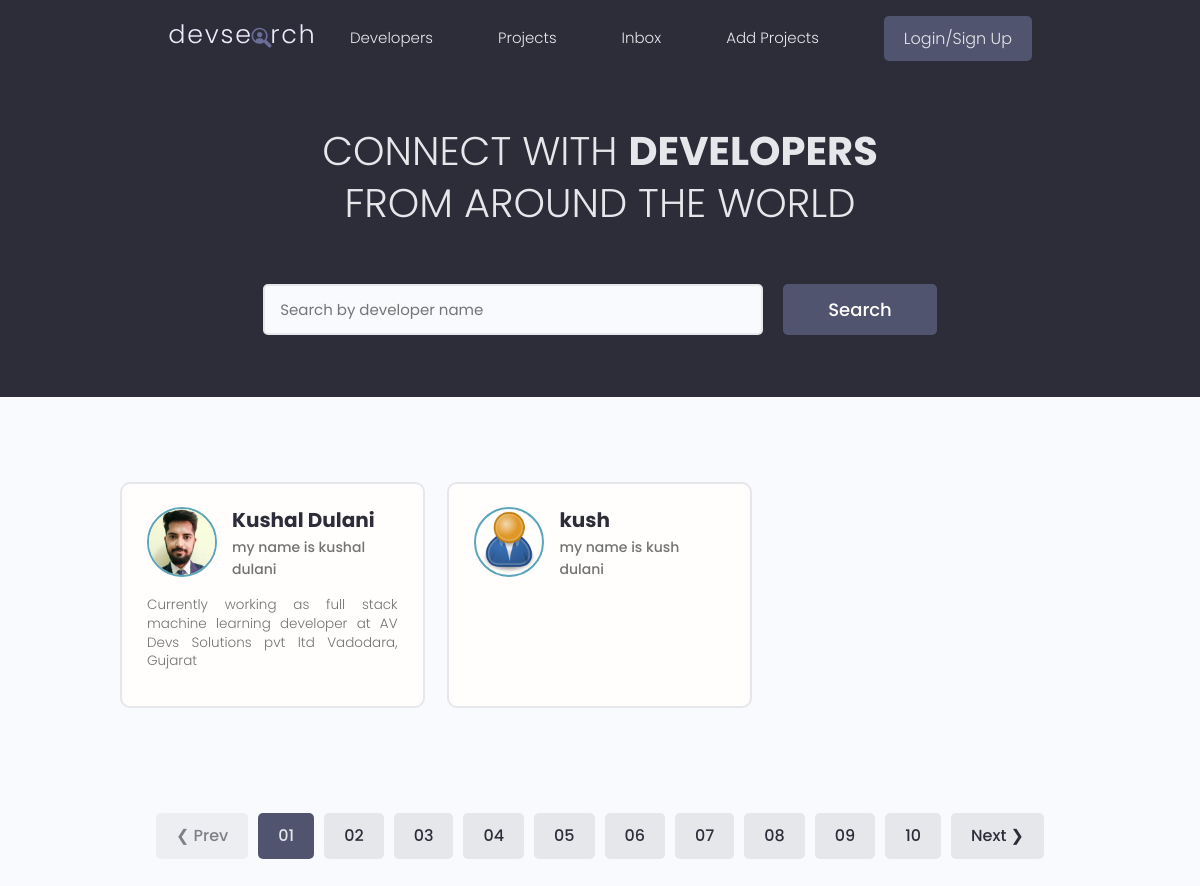
Before: / with the older database file.
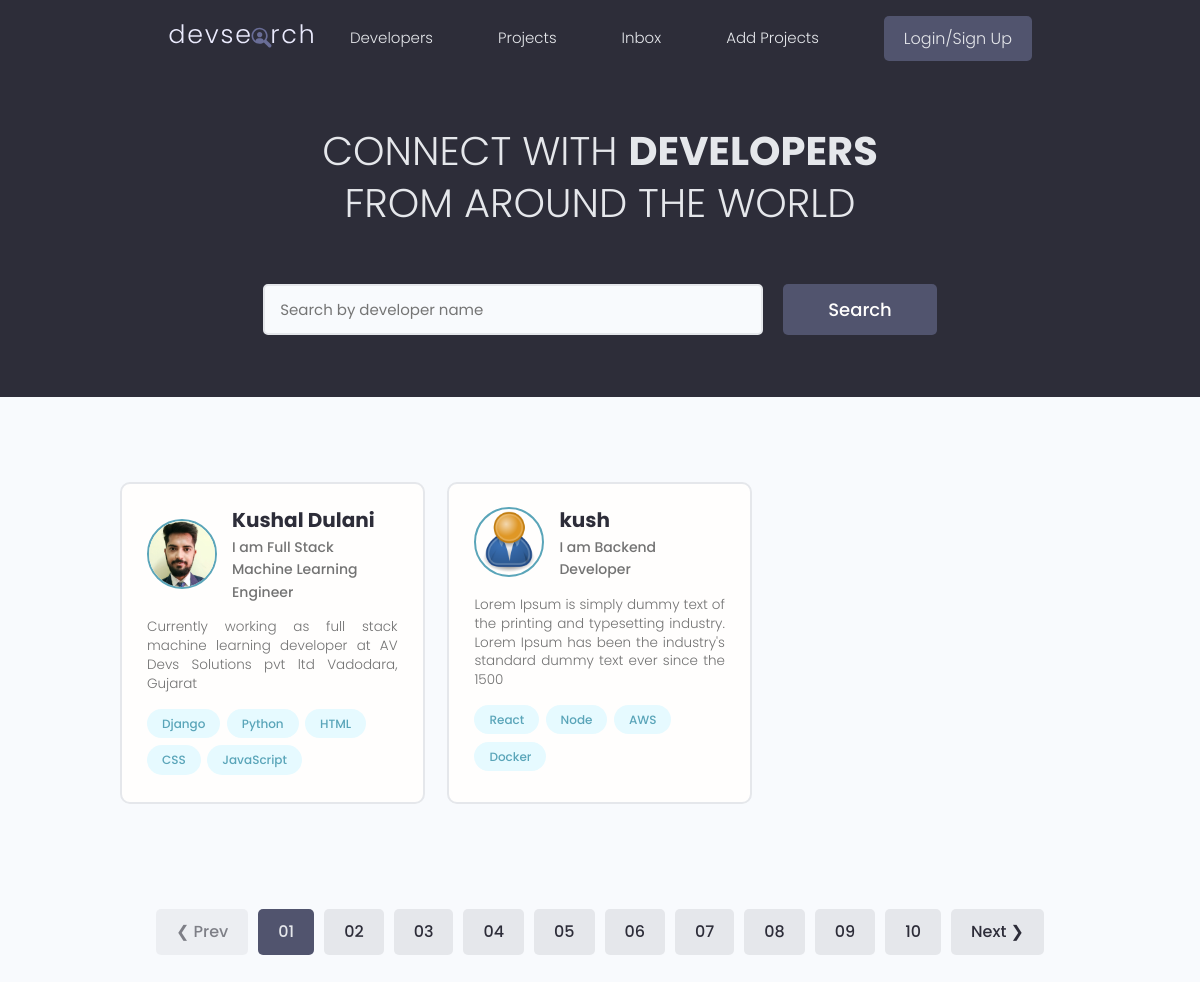
After: the same page with the newer database file.
### users/models.py (models this page shows, shortened)
class Profile(models.Model):
    user = models.OneToOneField(User, on_delete=models.CASCADE, null=True, blank=True)
    name = models.CharField(max_length=100, null=True, blank=True)
    email = models.EmailField(max_length=500, null=True, blank=True)
    user_name = models.CharField(max_length=200, null=True, blank=True)
    location = models.CharField(max_length=200, null=True, blank=True)
    short_intro = models.CharField(max_length=200, null=True, blank=True)
    bio = models.TextField(null=True, blank=True)
    profile_image = models.ImageField(
        null=True, blank=True, upload_to='profiles/', default='profiles/user-default.png')
    social_github = models.CharField(max_length=200, null=True, blank=True)
    social_twitter = models.CharField(max_length=200, null=True, blank=True)
    social_linkedin = models.CharField(max_length=200, null=True, blank=True)
    social_youtube = models.CharField(max_length=200, null=True, blank=True)
    social_website = models.CharField(max_length=200, null=True, blank=True)
    created = models.DateTimeField(auto_now_add=True)
    id = models.UUIDField(default=uuid.uuid4, unique=True,
                          primary_key=True, editable=False)

class Skill(models.Model):
    owner = models.ForeignKey(Profile, on_delete=models.CASCADE, null=True, blank=True)
    name = models.CharField(max_length=100, null=True, blank=True)
    description = models.TextField(null=True, blank=True)
    created = models.DateTimeField(auto_now_add=True)
    id = models.UUIDField(default=uuid.uuid4, unique=True,
                          primary_key=True, editable=False)
    def __str__(self):
        return str(self.name)

### users/views.py (the view)
# urls.py: path('', views.profiles, name='profiles'),
def profiles(request):
    profiles = Profile.objects.all()
    context = {'profiles': profiles}
    return render(request, 'users/profiles.html', context)

### users/templates/users/profiles.html (shortened to what this page needs)
{% extends 'main.html' %}
{% block content %}
<main class="home">
<section class="hero-section text-center">
    <div class="container container--narrow">
    <div class="hero-section__box">
        <h2>CONNECT WITH <span>DEVELOPERS</span></h2>
        <h2>FROM AROUND THE WORLD</h2>
    </div>
    <div class="hero-section__search">
        <form class="form" action="#" method="get">
        <div class="form__field">
            <input class="input input--text" id="formInput#search" type="text" name="text"
            placeholder="Search by developer name" />
        </div>
        <input class="btn btn--sub btn--lg" type="submit" value="Search" />
        </form>
    </div>
    </div>
</section>
<section class="devlist">
    <div class="container">
    <div class="grid grid--three">
        {% for profile in profiles %}
        <div class="column card">
        <div class="dev">
            <a href="{% url 'userProfile' profile.id %}" class="card__body">
            <div class="dev__profile">
                <img class="avatar avatar--md" src="{{profile.profile_image.url}}" alt="image" />
                <div class="dev__meta">
                <h3>{{profile.name}}</h3>
                <h5>{{profile.short_intro}}</h5>
                </div>
            </div>
            <p class="dev__info">
                {{profile.bio|slice:"150"}}
            </p>
            <div class="dev__skills">
                {% for skill in profile.skill_set.all %}
                <span class="tag tag--pill tag--main">
                <small>{{skill}}</small>
                </span>
                {% endfor %}
            </div>
            </a>
        </div>
        </div>
        {% endfor %}
    </div>
    </div>
</section>
<div class="pagination">
    <ul class="container">
    <li><a href="#" class="btn btn--disabled">&#10094; Prev</a></li>
    <li><a href="#" class="btn btn--sub">01</a></li>
    <li><a href="#" class="btn">02</a></li>
    <li><a href="#" class="btn">03</a></li>
    <li><a href="#" class="btn">04</a></li>
    <li><a href="#" class="btn">05</a></li>
    <li><a href="#" class="btn">06</a></li>
    <li><a href="#" class="btn">07</a></li>
    <li><a href="#" class="btn">08</a></li>
    <li><a href="#" class="btn">09</a></li>
    <li><a href="#" class="btn">10</a></li>
    <li><a href="#" class="btn">Next &#10095;</a></li>
    </ul>
</div>
</main>
{% endblock content %}

### templates/main.html (shortened to what this page needs)
<!DOCTYPE html>
{% load static %}
<html>
    <head>
        <link rel="stylesheet" href="https://cdn.iconmonstr.com/1.3.0/css/iconmonstr-iconic-font.min.css" />
        <link rel="stylesheet" href={% static "uikit/styles/uikit.css" %} />
        <link rel="stylesheet" href={% static "styles/app.css" %} />
      </head>
    <body>
        {% include 'navbar.html' %}
        {% block content %}{% endblock content %}
    </body>
</html>

### templates/navbar.html (shortened to what this page needs)
{% load static %}
<header class="header">
    <div class="container container--narrow">
      <a href="{% url 'profiles' %}" class="header__logo">
        <img src={% static 'images/logo.svg' %} alt="DevSearch Logo" />
      </a>
      <nav class="header__nav">
        <ul class="header__menu">
          <li class="header__menuItem"><a href="{% url 'profiles' %}">Developers</a></li>
          <li class="header__menuItem"><a href="{% url 'projects' %}">Projects</a></li>
          <li class="header__menuItem"><a href="">Inbox</a></li>
          <li class="header__menuItem"><a href="{% url 'create-project' %}">Add Projects</a></li>
          <li class="header__menuItem"><a href="" class="btn btn--sub">Login/Sign Up</a></li>
        </ul>
      </nav>
    </div>
  </header>

### static/styles/app.css (style rules this page uses)
:root { --color-sub: #2d2d39; }
.btn--sub { background-color: var(--color-sub-light); }
.card { border: 2px solid var(--color-light); }
img { width: 100%; }
.header { position: sticky; z-index: 111; background-color: var(--color-sub); padding: 1.5rem 0; }
.header > .container { display: flex; justify-content: space-between; align-items: center; }
.header__logo > img { height: 3.8rem; }
.header__nav > ul { display: inline-flex; align-items: center; list-style: none; gap: 6.5rem; }
.header__menuItem > a { color: var(--color-light); font-weight: 300; }
.hero-section { height: 40vh; display: flex; align-items: center; background-color: var(--color-sub); }
.hero-section__box { margin-bottom: 4rem; }
.hero-section__box > h2, .hero-section__box > h2 > span { font-size: 4rem; color: var(--color-light); line-height: 1.3; text-transform: uppercase; }
.hero-section__box > h2 { font-weight: 300; }
.hero-section__box > h2 > span { font-weight: 700; }
.hero-section__search > .form { display: flex; align-items: center; justify-content: center; gap: 2rem; }
.hero-section__search > .form input.input--text { width: 50rem; }
.devlist { margin-top: 8rem; }
.devlist .grid { align-items: stretch; }
.devlist .dev .dev__profile { display: flex; align-items: center; gap: 1.5rem; }
.devlist .dev .dev__meta h3 { color: var(--color-sub); font-size: 2rem; font-weight: 700; }
.devlist .dev .dev__meta h5 { color: var(--color-text); font-size: 1.4rem; font-weight: 500; }
.devlist .dev .dev__info { margin: 1.5rem 0; font-size: 1.35rem; line-height: 1.4; text-align: justify; }
.pagination { margin-top: 8rem; margin-bottom: 10rem; }
.pagination > ul { flex-wrap: wrap; list-style: none; display: flex; align-items: center; justify-content: center; gap: 1rem; }
.pagination .btn { color: var(--color-sub); }
.pagination .btn.btn--sub { color: var(--color-light); }

### static/uikit/styles/modules/_variables.css (style rules this page uses)
:root { --color-main: #5aa5b9; --color-main-light: #e6faff; --color-sub: #3f4156; --color-sub-light: #51546e; --color-sub-lighter: #ededfd; --color-text: #737373; --color-gray: #8b8b8b; --color-light: #e5e7eb; --color-light-gray: #767676; --color-bg: #f8fafd; --color-white: #fffefd; --color-white-light: #f3f3f3; --color-success: #359e64; --color-success-bg: #def8e8; --color-error: #fc4b0b; --color-error-bg: #fff2ee; --font-base: 'Poppins', arial, helvetica, 'Segoe UI', roboto, ubuntu, sans-serif; --font-monospace: 'Fira Code', 'Courier New', courier, monospace; --font-regular: 300; --font-medium: 500; --font-bold: 700; --generic-shadow: 1px 1px 5px #00000010; --generic-transition: all 0.3s ease-in-out; }

### static/uikit/styles/modules/_base.css (style rules this page uses)
* { margin: 0; padding: 0; box-sizing: border-box; text-rendering: optimizeLegibility; color: inherit; font-size: inherit; }
html { font-size: 50%; }
@media only screen and (min-width: 480px) { html { font-size: 56.25%; } }
@media only screen and (min-width: 1200px) { html { font-size: 62.5%; } }
body { line-height: 1.6; font-weight: 400; font-size: 1.5rem; color: var(--color-text); background-color: var(--color-bg); min-height: 100vh; }

### static/uikit/styles/modules/_typography.css (style rules this page uses)
* { font-family: var(--font-base); }
h2 { font-size: 3.6rem; font-weight: var(--font-bold); }
h3 { font-size: 3.2rem; font-weight: var(--font-medium); }
h5 { font-size: 2.4rem; font-weight: var(--font-medium); }
h5, h6 { font-weight: var(--font-regular); }
p, span, strong { font-size: 1.6rem; color: var(--color-text); font-weight: var(--font-regular); }
a { padding-bottom: 2px; text-decoration: none; display: inline-block; color: var(--color-main); font-weight: var(--font-medium); }

### static/uikit/styles/modules/_utilities.css (style rules this page uses)
.container { width: 92%; max-width: 165rem; margin: 0 auto; box-sizing: border-box; }
.container--narrow { width: 92%; max-width: 120rem; }
@media screen and (min-width: 1000px) { .container { width: 90%; } }
@media screen and (min-width: 1000px) { .container--narrow { width: 85%; } }
@media screen and (min-width: 1200px) { .container { width: 80%; } }
@media screen and (min-width: 1200px) { .container--narrow { width: 72%; } }
.text-center { text-align: center; }

### static/uikit/styles/modules/_avatar.css (style rules this page uses)
.avatar { border-radius: 50%; border: 2px solid var(--color-main); object-fit: cover; }
.avatar--md { height: 7rem; width: 7rem; }

### static/uikit/styles/modules/_card.css (style rules this page uses)
.card { border-radius: 1rem; background-color: var(--color-white); border: 1.5px solid var(--color-light); width: auto; height: auto; margin-top: 0.5rem; margin-bottom: 0.5rem; overflow: hidden; }
.card__body, .card__header { padding: 2rem 2.5rem; }

Changed rows visible on the page:
changed Profile "Kushal Dulani": short_intro "my name is kushal dulani" → "I am Full Stack Machine Learning Engineer"
added Skill: name "Django", shown under Profile "Kushal Dulani"
added Skill: name "Python", shown under Profile "Kushal Dulani"
added Skill: name "HTML", shown under Profile "Kushal Dulani"
added Skill: name "CSS", shown under Profile "Kushal Dulani"
added Skill: name "JavaScript", shown under Profile "Kushal Dulani"
changed Profile "kush": short_intro "my name is kush dulani" → "I am Backend Developer"; bio (not shown) → "Lorem Ipsum is simply dummy text of the printing and typesetting industry. Lorem Ipsum has been the industry's standard dummy text ever since the 1500"
added Skill: name "React", shown under Profile "kush"
added Skill: name "Node", shown under Profile "kush"
added Skill: name "AWS", shown under Profile "kush"
added Skill: name "Docker", shown under Profile "kush"
